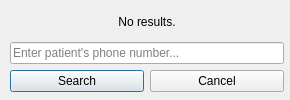
<?xml version="1.0" encoding="UTF-8"?>
<ui version="4.0">
 <class>SearchDialog</class>
 <widget class="QDialog" name="SearchDialog">
  <property name="geometry">
   <rect>
    <x>0</x>
    <y>0</y>
    <width>290</width>
    <height>100</height>
   </rect>
  </property>
  <property name="sizePolicy">
   <sizepolicy hsizetype="Fixed" vsizetype="Fixed">
    <horstretch>0</horstretch>
    <verstretch>0</verstretch>
   </sizepolicy>
  </property>
  <property name="minimumSize">
   <size>
    <width>290</width>
    <height>100</height>
   </size>
  </property>
  <property name="maximumSize">
   <size>
    <width>290</width>
    <height>100</height>
   </size>
  </property>
  <property name="windowTitle">
   <string>Search by phone</string>
  </property>
  <widget class="QWidget" name="verticalLayoutWidget">
   <property name="geometry">
    <rect>
     <x>10</x>
     <y>10</y>
     <width>274</width>
     <height>84</height>
    </rect>
   </property>
   <layout class="QVBoxLayout" name="vertical_layout">
    <item>
     <widget class="QLabel" name="no_results_label">
      <property name="text">
       <string>&lt;html&gt;&lt;head/&gt;&lt;body&gt;&lt;p align=&quot;center&quot;&gt;No results.&lt;/p&gt;&lt;/body&gt;&lt;/html&gt;</string>
      </property>
     </widget>
    </item>
    <item alignment="Qt::AlignBottom">
     <widget class="QLineEdit" name="phone_number_box">
      <property name="placeholderText">
       <string>Enter patient's phone number...</string>
      </property>
     </widget>
    </item>
    <item>
     <layout class="QHBoxLayout" name="buttons_layout">
      <item alignment="Qt::AlignTop">
       <widget class="QPushButton" name="search_button">
        <property name="text">
         <string>Search</string>
        </property>
       </widget>
      </item>
      <item alignment="Qt::AlignTop">
       <widget class="QPushButton" name="cancel_search_button">
        <property name="text">
         <string>Cancel</string>
        </property>
       </widget>
      </item>
     </layout>
    </item>
   </layout>
  </widget>
 </widget>
 <resources/>
 <connections/>
</ui>
